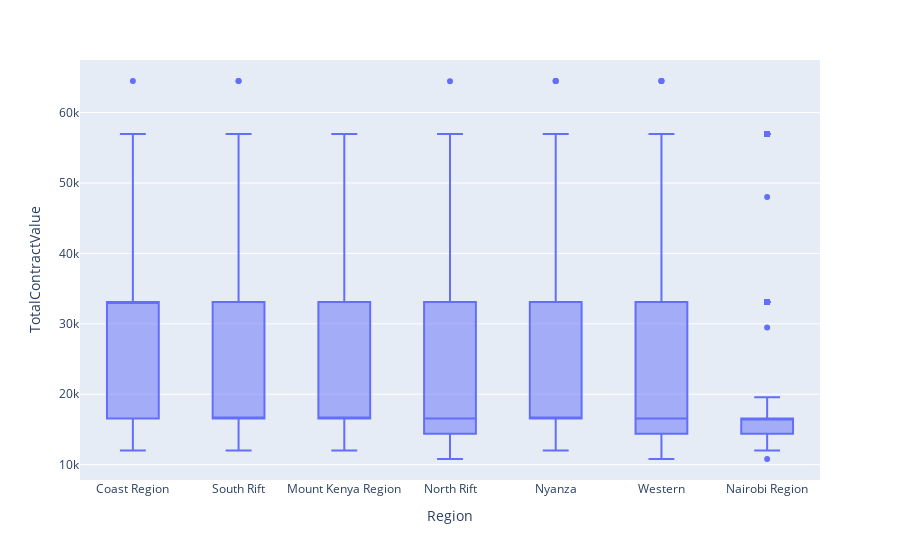

The cell this chart's notebook holds for it:
### Code cell
px.box(train_merged, x= 'Region', y='TotalContractValue')

### Figure 1 — Plotly figure (JSON) as saved in the notebook; plotly's stock layout.template omitted (floating-point values rounded to 4 significant figures; data arrays with more than 128 entries replaced by an {"elided": "..."} marker saying what was removed)
{"data": [{"alignmentgroup": "True", "hovertemplate": "Region=%{x}<br>TotalContractValue=%{y}<extra></extra>", "legendgroup": "", "marker": {"color": "#636efa"}, "name": "", "notched": false, "offsetgroup": "", "orientation": "v", "showlegend": false, "type": "box", "x": {"elided": "28007 str values"}, "x0": " ", "xaxis": "x", "y": {"elided": "28007 int values"}, "y0": " ", "yaxis": "y"}], "layout": {"boxmode": "group", "legend": {"tracegroupgap": 0}, "margin": {"t": 60}, "xaxis": {"anchor": "y", "domain": [0, 1], "title": {"text": "Region"}}, "yaxis": {"anchor": "x", "domain": [0, 1], "title": {"text": "TotalContractValue"}}}}
